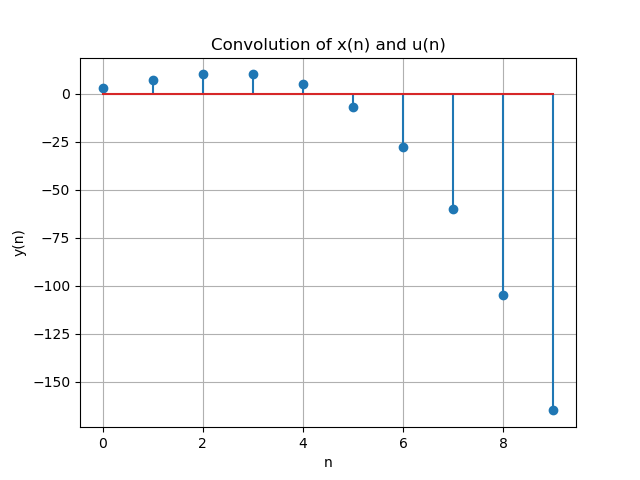

Recreate this plot in Python.
import matplotlib.pyplot as plt

# Read data from the DAT file
data = []
with open('output.dat', 'r') as file:
    for line in file:
        line = line.strip().split('\t')
        data.append([int(line[0]), int(line[1])])

# Separate x and y values
x = [entry[0] for entry in data]
y = [entry[1] for entry in data]

# Plot the data as stems
plt.stem(x, y, use_line_collection=True)
plt.xlabel('n')
plt.ylabel('y(n)')
plt.title('Convolution of x(n) and u(n)')
plt.grid(True)

save_path = 'main.png'  # Update this path
plt.savefig(save_path)
